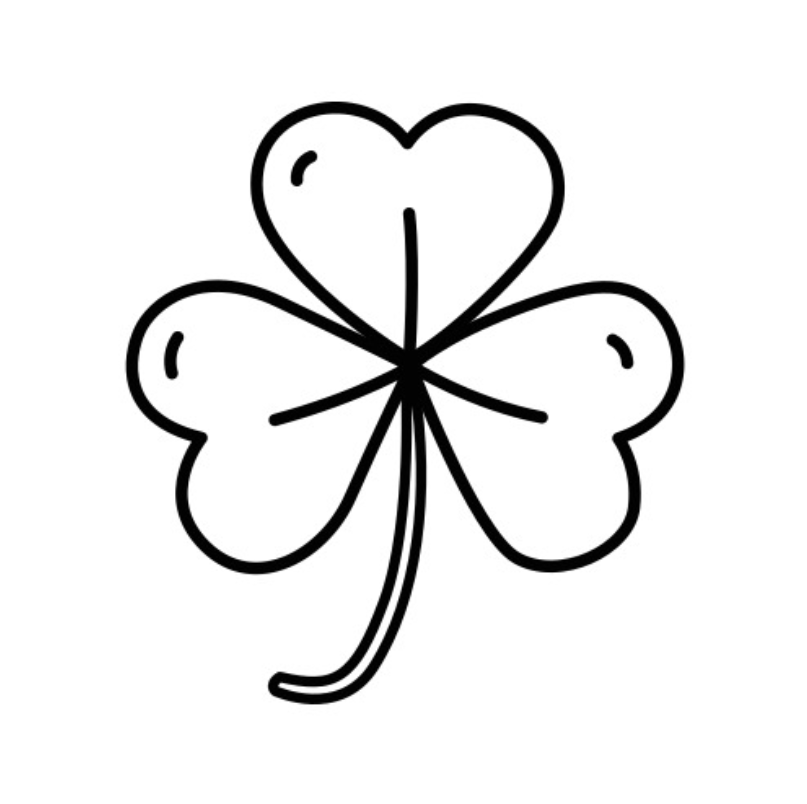
#> input picture examples/display/2_dof/repeating_pattern/clover_pattern/python_code/clover.png, 807 x 804 px
$ python generate_clover_coords.py
#> lines starting #> are read from the running program, lines starting #| are printed output that depends on the picture; after the words box and inside, x2 and y2 are one past the last pixel; in counts of white or black regions, pixels touching at a corner belong together
"""
@file    generate_clover_coords.py
@brief   Loads an image of a clover/flower, extracts its contour points,
         normalizes, scales, and translates them to fit a robot workspace,
         then saves as a C array for robotic arm use.

@author  Adithya
@date    2025-08-28

@details
- Loads an image using OpenCV
- Converts to grayscale and detects edges
- Finds contours and subsamples points
- Normalizes coordinates to center at origin
- Flips Y axis to convert image coordinates to math coordinates
- Scales to target radius and applies translation
- Saves coordinates as a C array
- Plots the final transformed points for visualization
"""

import cv2
import numpy as np
import matplotlib.pyplot as plt

# --- Parameters you can adjust ---
target_radius = 8.0   # Final max radius in cm (scales image size)
shift_x = -8.0         # Shift along X (cm)
shift_y = -1.0         # Shift along Y (cm)

# --- Load and process image ---
img = cv2.imread("clover.png")
#> img is the input picture: shape (804, 807, 3); min 0, max 255, mean 237
gray = cv2.cvtColor(img, cv2.COLOR_BGR2GRAY)
edges = cv2.Canny(gray, 50, 150)
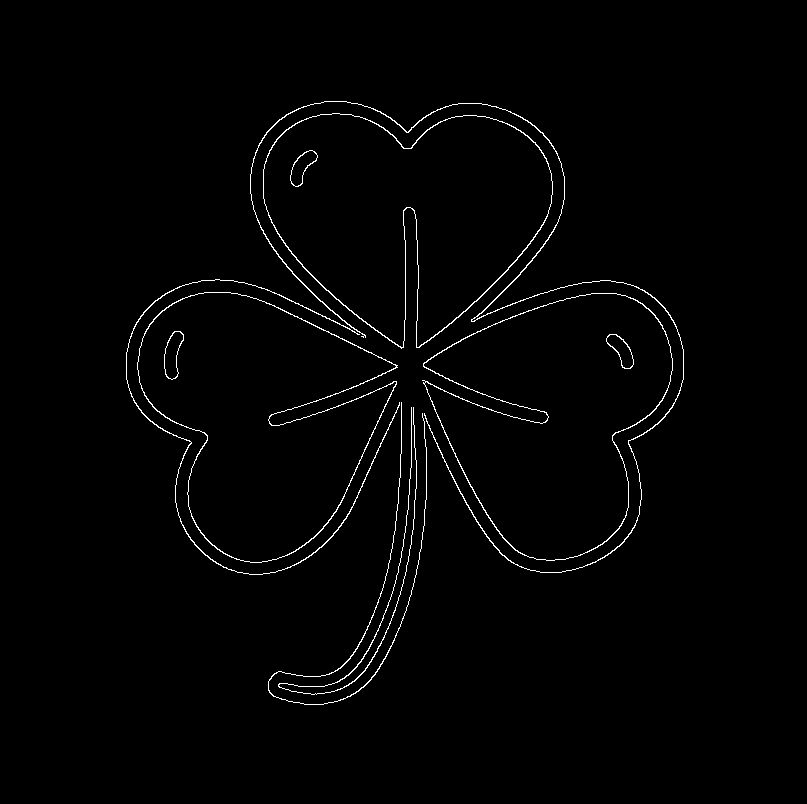
#> edges: shape (804, 807); 1.3% white in thin lines or dots, all inside (x1, y1, x2, y2) = (126, 101, 684, 705)
contours, _ = cv2.findContours(edges, cv2.RETR_EXTERNAL, cv2.CHAIN_APPROX_NONE)
#> contours = 7 contours; box (x1, y1, x2, y2) and area: (263, 113, 553, 349) 46008, (137, 292, 398, 563) 44164, (422, 293, 673, 561) 43360, (250, 101, 684, 573) 506, (126, 279, 400, 575) 239, (268, 402, 427, 705) 97, (278, 407, 417, 695) 86

coords = []
for contour in contours:
    for (x, y) in contour.reshape(-1, 2):
        coords.append((x, y))
#> this loop made 7 passes
#> after the loop, coords = 10065 pairs, first value 126 to 683, second value 101 to 704
coords = np.array(coords)

# Subsample (reduce number of points)
step = 5
coords = coords[::step]
#> coords = 2013 pairs, first value 126 to 683, second value 101 to 704

# --- Normalize & scale to robot workspace ---
# 1. Center at origin
coords = coords - np.mean(coords, axis=0)
#> coords = 2013 pairs, first value -272.1 to 284.9, second value -310.7 to 292.3

# 2. Flip Y (image coords -> math coords)
coords[:,1] = -coords[:,1]

# 3. Scale to fit inside target radius
max_extent = np.max(np.linalg.norm(coords, axis=1))
#> max_extent = 320.6
scale = target_radius / max_extent
#> scale = 0.025
coords = coords * scale
#> coords = 2013 pairs, first value -6.79 to 7.11, second value -7.29 to 7.75

# 4. Translate flower
coords[:,0] += shift_x
coords[:,1] += shift_y

# --- Save as C array ---
with open("clover_coords.c", "w") as f:
    f.write("float clover_coords[][2] = {\n")
    for (x, y) in coords:
        f.write(f"    {{ {x:.2f}, {y:.2f} }},\n")
#> this loop made 2013 passes
#> (x, y) on passes 1 to 3: (-7.68, -0.884), (-7.68, -1.01), (-7.68, -1.13)
    f.write("};\n")

print(f"Saved {len(coords)} coordinates scaled & transformed for robot in clover_coords.c")
#| Saved 2013 coordinates scaled & transformed for robot in clover_coords.c

# --- Plot final transformed flower ---
plt.figure(figsize=(6,6))
plt.plot(coords[:,0], coords[:,1], 'k.', markersize=2)
circle = plt.Circle((0,0), 20, color='r', fill=False, linestyle="--")  # for reference
plt.gca().add_patch(circle)
plt.axis("equal")
plt.xlabel("X (cm)")
plt.ylabel("Y (cm)")
plt.title("Plot from coords")
plt.show()
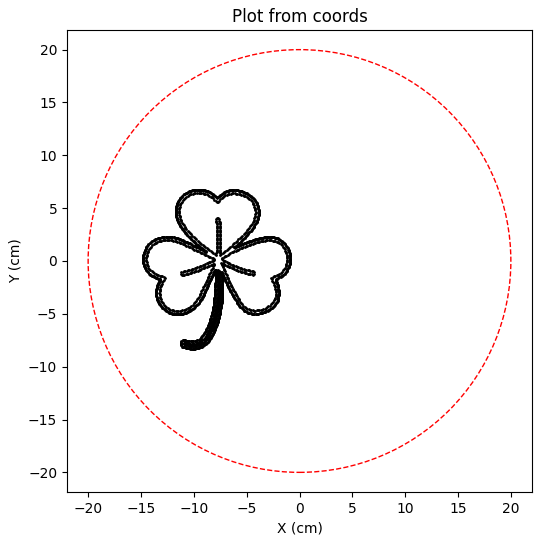
#> figure drawn by matplotlib, 1 panel
